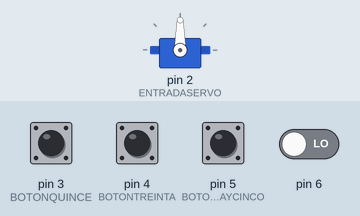
Simulated run of this sketch. Board: Arduino Uno, built with avr-gcc and run on an emulated ATmega328P. Parts: servo. The test bench sets the inputs (shaded band); at power-on: pin 3 (BOTONQUINCE), pin 4 (BOTONTREINTA), pin 5 (BOTONCUARENTAYCINCO), pin 6 LOW.

Above: at 0.05 s.
At 2.35 s:
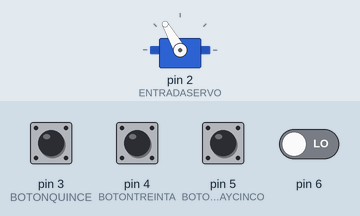
At 3.45 s:
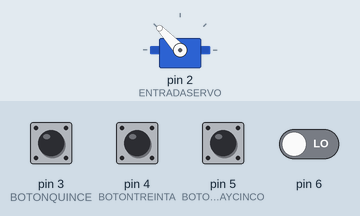
At 4.6 s:
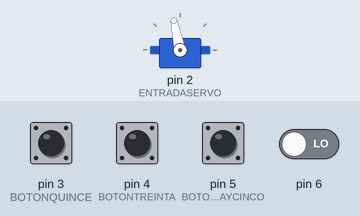
Timing chart, 0 to 6.5 s (numbered marks = the images above):
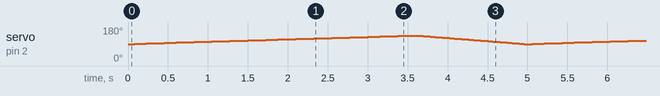

The sketch:

CodigoArduinoServoMotor.ino
```cpp
// Incluimos libreria servo y lo definimos
#include <Servo.h>
Servo servo;
// Definimos constantes -> 90 grados=0, 105 grados=15, 120 grados=30, 135 grados=45
#define CEROGRADOS 90
#define QUINCEGRADOS 105
#define TREINTAGRADOS 120
#define CUARENTAYCINCOGRADOS 135
#define ENTRADASERVO 2
#define BOTONQUINCE 3
#define BOTONTREINTA 4
#define BOTONCUARENTAYCINCO 5
#define BOTONCERO 6
// definimos variable de posicion grados
int posicionGrado = CEROGRADOS;
// definimos prototipos para cambiar grados y cambiar grados lentamente
void cambiarGrados(int grados, int boton);
void cambiarGradoLento(int grados);
// inicializaciones
void setup()
{ // definimos en que pin está el servo y lo iniciamos en 0 grados
  servo.attach(ENTRADASERVO);
  servo.write(CEROGRADOS);
  // definimos que los 3 botones serán de entrada y ubicados en 3,4,5
  pinMode(BOTONQUINCE, INPUT);
  pinMode(BOTONTREINTA, INPUT);
  pinMode(BOTONCUARENTAYCINCO, INPUT);
}
// ciclo
void loop()
{
  /*llamamos metodos que verifican qué boton se presionó y se cambian los grados
  leemos la entrada en el pin 6, si se presionó cambia a 45 grados*/
  cambiarGrados(CEROGRADOS, BOTONCERO);
  // leemos la entrada en el pin 3, si se presionó cambia a 45 grados
  cambiarGrados(QUINCEGRADOS, BOTONQUINCE);
  // leemos la entrada en el pin 4, si se presionó cambia a 45 grados
  cambiarGrados(TREINTAGRADOS, BOTONTREINTA);
  // leemos la entrada en el pin 5, si se presionó cambia a 45 grados
  cambiarGrados(CUARENTAYCINCOGRADOS, BOTONCUARENTAYCINCO);
}
// metodo para cambiar grados del servomotor
void cambiarGrados(int grados, int boton)
{
  // leemos el boton que se presionó
  if (digitalRead(boton) == LOW)
  {
    // cambiamos los grados lentamente
    cambiarGradoLento(grados);
  }
}
// metodo para cambiar de manera lenta los grados del servomotor
void cambiarGradoLento(int grados)
{
  // verificamos si el grado es mayor, irá en descenso
  if (posicionGrado > grados)
  {
    for (int i = posicionGrado; i >= grados; i--)
    {
      servo.write(i);
      delay(30);
      posicionGrado = i;
    } // verificamos si el grado es menor, irá en aumento
  }
  else if (posicionGrado < grados)
  {
    for (int i = posicionGrado; i <= grados; i++)
    {
      servo.write(i);
      delay(75);
      posicionGrado = i;
    }
  }
}
```
